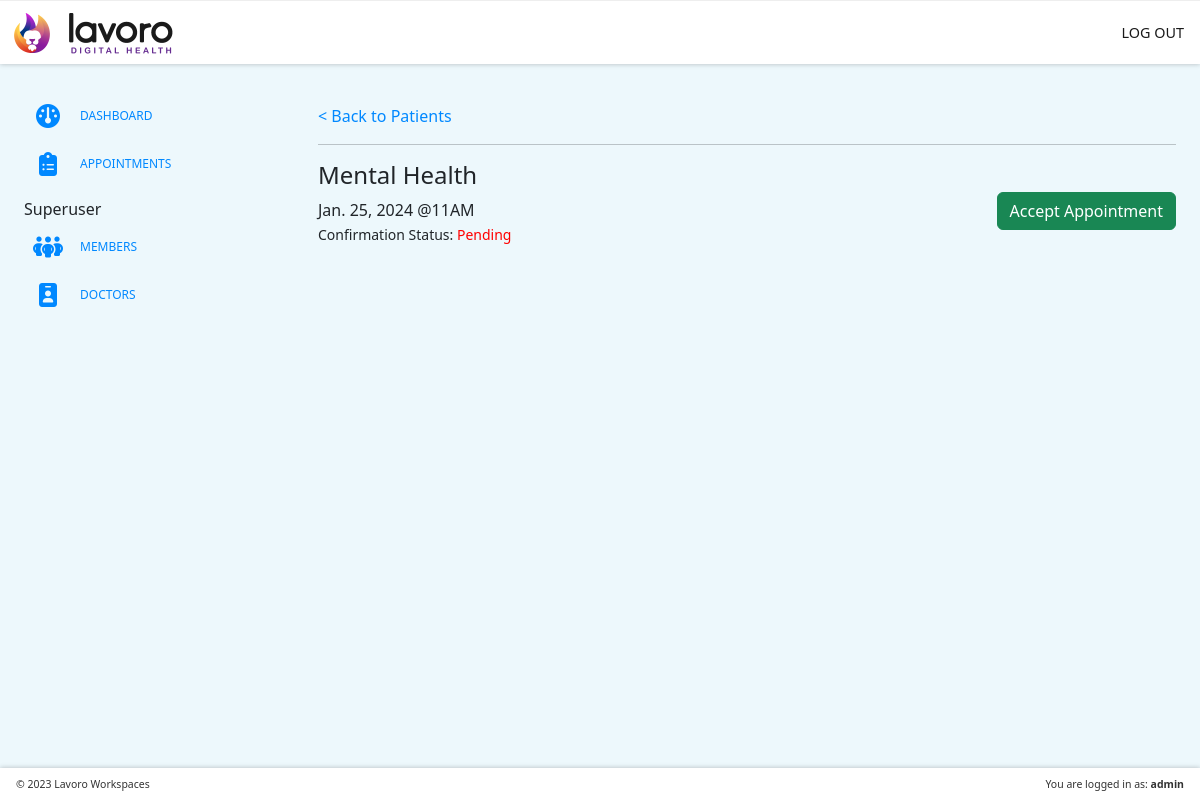
/dashboard/patients/3 (signed in), run on an earlier commit of the app's database.
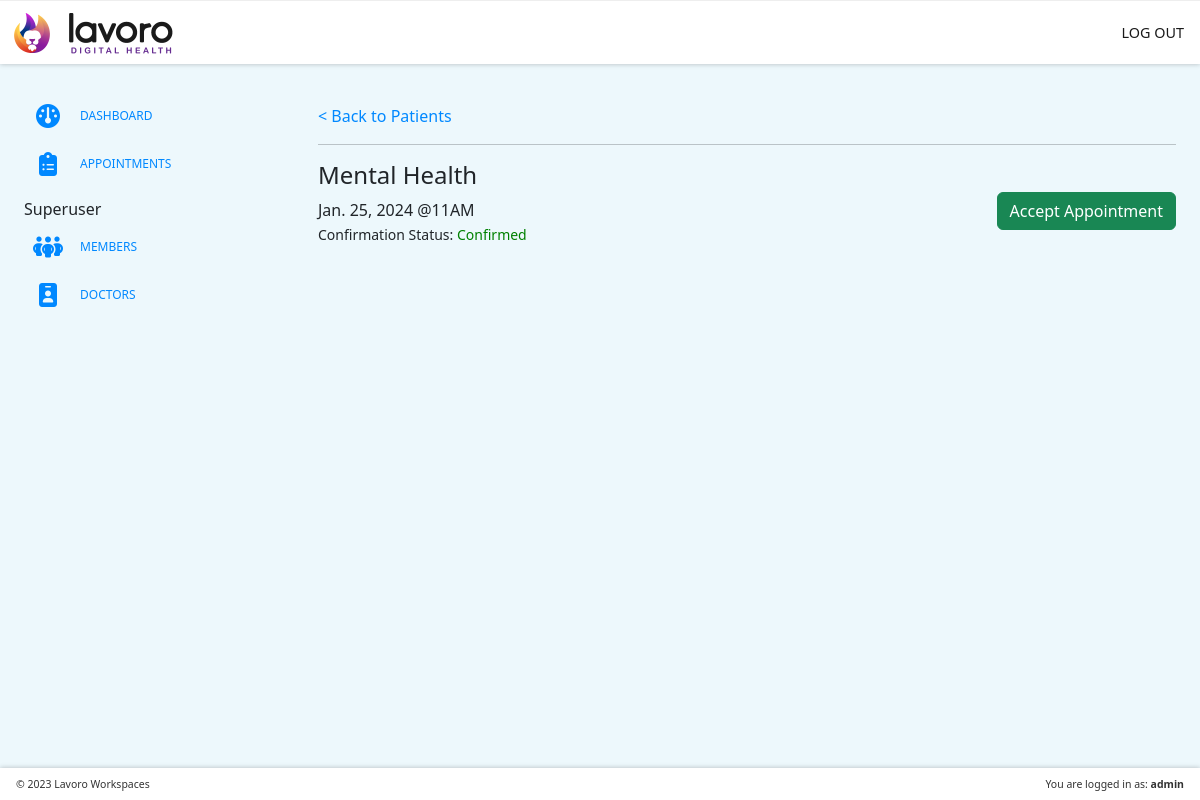
And on a later commit of the database.
### dashboard/views.py (the view)
# urls.py: path('patients/<int:post_id>', views.patients_detail, name='patients_detail'),
@login_required
def patients_detail(request, post_id):
    record = get_object_or_404(Appointments, id=post_id)
    if request.method == 'POST':
        form = AppointmentsForm(request.POST, instance=record)
        if form.is_valid():
            form.save()
            messages.success(request, "Data is saved!")
            return redirect('patients')  # Redirect to a success page
    else:
        form = AppointmentsForm()
    context = {
        'record': record,
        'form': form,
    }
    return render(request, 'patients_detail.html', context)

### dashboard/templates/patients_detail.html (shortened to what this page needs)
{% extends 'base_dashboard.html' %}
{% block dashboard_content %}
    <div class="row">
        <div class="col-sm-12 text-start">
            <a href="{% url 'patients' %}">&lt; Back to Patients</a>
            <hr/>
        </div>
        <div class="col-sm-6 text-start">
            <h4>{{ record.app_type }}</h4>
            <p>
                {{ record.app_date }} @{{ record.app_time }}
                <br/>
                <small>Confirmation Status:
                    {% if record.confirmed %}
                        <span class="good">Confirmed</span>
                    {% else%}
                        <span class="bad">Pending</span>
                    {% endif%}
                </small>
            </p>
        </div>
        <div class="col-sm-6 text-end my-auto">
            <a href="{% url 'patients_delete' record.id %}" class="btn btn-success">
                Accept Appointment
            </a>
        </div>
    </div>
{% endblock %}

What changed in the data, as far as the page shows it:
changed Appointments "Mental Health": confirmed False → True (drawn)
Also different on the page:
text no longer shown: "Pending"
text now shown: "Confirmed"
